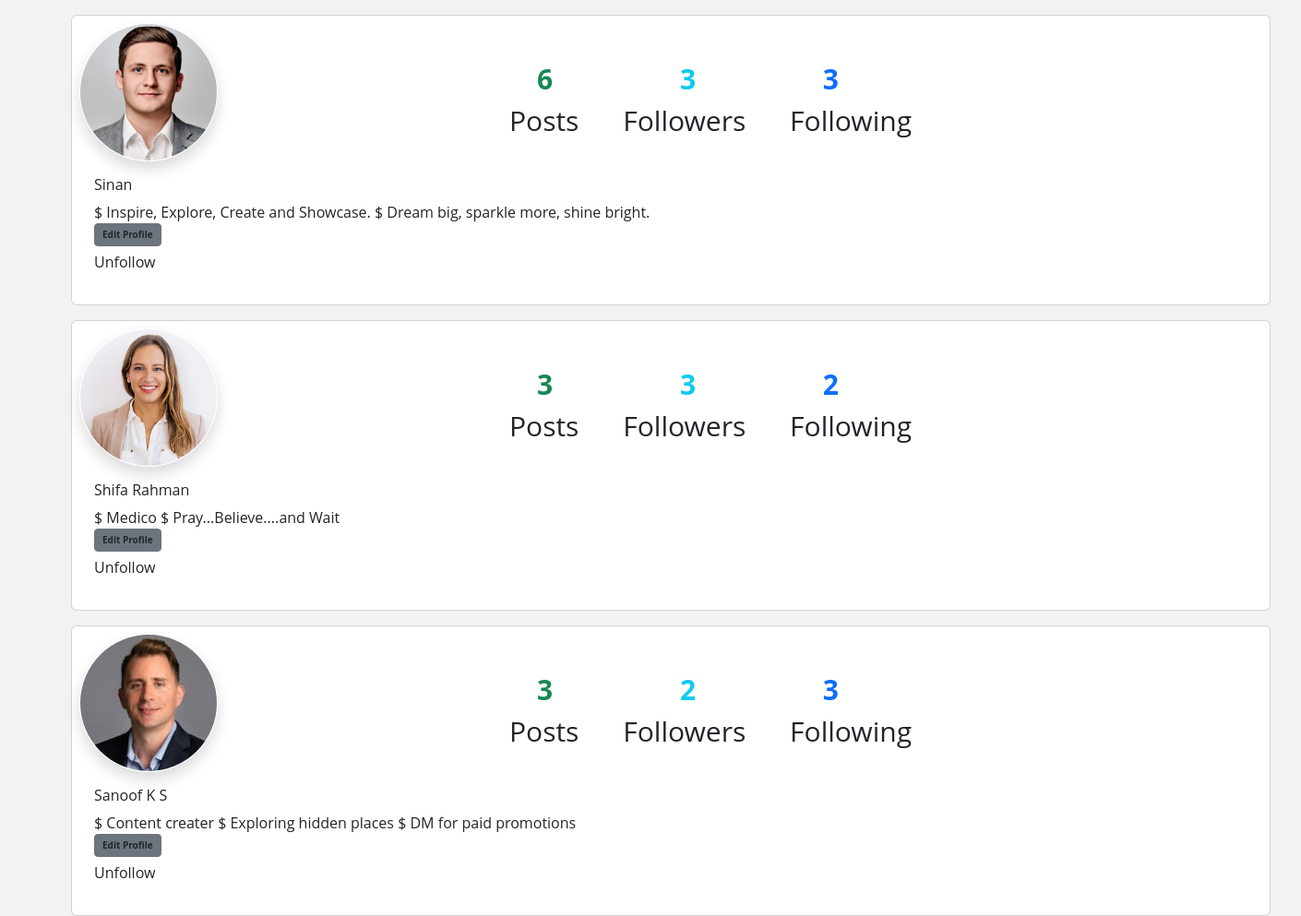
Screenshot of /profiles/all/ (signed in) with the database file from the repository.
### blog/models.py (models this page shows, shortened)
class UserProfile(models.Model):
    user = models.OneToOneField(User, on_delete=models.CASCADE, related_name="profile")
    profile_pic = models.ImageField(upload_to="profile_pics",default="static/images/profilepic.png",null=True,blank=True)
    name = models.CharField(max_length=100, null=True)
    bio = models.TextField(max_length=250, blank=True)
    address = models.CharField(max_length=200, null=True)
    phone = models.CharField(max_length=20, null=True)
    dob = models.DateField(null=True)
    created_date = models.DateTimeField(auto_now_add=True)
    updated_date = models.DateTimeField(auto_now=True)
    is_active = models.BooleanField(default=True)
    following = models.ManyToManyField("self", related_name="followed_by", null=True, symmetrical=False)
    block = models.ManyToManyField("self", related_name="blocked", symmetrical=False, null=True)

### blog/views.py (the view)
# urls.py: path("profiles/all/", views.ProfileListView.as_view(), name="profile-list"),
@method_decorator(decs, name='dispatch')
class ProfileListView(View):
    def get(self, request, *args, **kwargs):
        qs = UserProfile.objects.all().exclude(user=request.user)
        return render(request, "profile_list.html", {"data":qs})

### blog/templates/profile_list.html (shortened to what this page needs)
<!DOCTYPE html>
{%load static%}
<html lang="en">
<head>
  <link href="https://cdn.jsdelivr.net/npm/bootstrap@5.3.3/dist/css/bootstrap.min.css" rel="stylesheet"
>
    <script src="https://cdn.tailwindcss.com"></script>
</head>
<body>
  {%for p in data%}
  <div class="container">
  <div class="card mt-3 p-2" style="width: 1300px; height: 315px;">
    {%if p.profile_pic%}
    <img src="{{p.profile_pic.url}}" class="card-img-top shadow border border-white" style="border-radius: 600px; height: 150px; width: 150px;"
      alt="...">
    {%else%}
    <img src="{%static 'images/profilepic.png'%}" class="card-img-top shadow border border-white" style="border-radius: 600px; height: 150px; width: 150px;"
    alt="...">
    {%endif%}
    <div class="card-body">
      <h5 class="card-title">{{p.name}}</h5>
      <p class="card-text">{{p.bio}}</p>
      <a href="{%url 'profile-update' p.id%}" class="btn btn-secondary text-dark fw-bold btn-sm" id="button1">Edit Profile</a>
      <form action="{%url 'follow' p.id%}" method="post">
        {%if p in request.user.profile.following.all%}
            <button type="submit" name="action" value="unfollow">Unfollow</button>
        {%else%}
            <button type="submit" name="action" value="follow">Follow</button>
        {%endif%}
      </form>
    </div>
   <div class="count-container">
    <ul class="list-group list-group-flush">
      <li class="list-group-item">
        <span id="countspace" class="fw-bold text-success"> {{p.user.userpost.all.count}}</span>
        <span id="countspace" class="fw-bold text-info"> {{p.followed_by.count}}</span>
        <span id="countspace"class="fw-bold text-primary"> {{p.following.count}}</span> <br>
        <span id="countspace2">Posts</span>
        <span id="countspace2">Followers</span>
        <span id="countspace2">Following</span>
      </li>
    </ul>
  </div>
  </div>
  </div>
  {%endfor%}
</body>
</html>

### blog/templates/profile_list.html (style rules this page uses)
.count-container { position: absolute; padding-left: 500px; padding-top: 30px; font-size: 30px; }
#countspace { margin-right: 150px; margin-left: -20px }
#countspace2 { margin-right: 90px; margin-left: -50px; }
#button1 { font-size: 10px; margin-bottom: 5px; }
body { background: #f2f2f2; font-family: 'Open Sans', sans-serif; }

### rows the page displays
UserProfile: profile_pic (picture), name "Sinan", bio "$ Inspire, Explore, Create and Showcase. $ Dream big, sparkle more, shine bright.", shows "Unfollow", user.userpost.all.count "6", followed_by.count "3", following.count "3"
UserProfile: profile_pic (picture), name "Shifa Rahman", bio "$ Medico $ Pray...Believe....and Wait", shows "Unfollow", user.userpost.all.count "3", followed_by.count "3", following.count "2"
UserProfile: profile_pic (picture), name "Sanoof K S", bio "$ Content creater $ Exploring hidden places $ DM for paid promotions", shows "Unfollow", user.userpost.all.count "3", followed_by.count "2", following.count "3"
